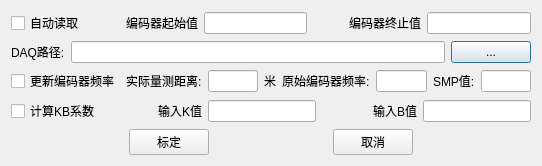
<?xml version="1.0" encoding="UTF-8"?>
<ui version="4.0">
 <class>XrIRICalibraDmiDialog</class>
 <widget class="QDialog" name="XrIRICalibraDmiDialog">
  <property name="geometry">
   <rect>
    <x>0</x>
    <y>0</y>
    <width>542</width>
    <height>160</height>
   </rect>
  </property>
  <property name="windowTitle">
   <string>标定里程编码器</string>
  </property>
  <layout class="QGridLayout" name="gridLayout">
   <item row="0" column="0">
    <layout class="QVBoxLayout" name="verticalLayout">
     <item>
      <layout class="QHBoxLayout" name="horizontalLayout_4">
       <item>
        <widget class="QCheckBox" name="checkBox_read_from_file">
         <property name="text">
          <string>自动读取</string>
         </property>
        </widget>
       </item>
       <item>
        <spacer name="horizontalSpacer_2">
         <property name="orientation">
          <enum>Qt::Horizontal</enum>
         </property>
         <property name="sizeHint" stdset="0">
          <size>
           <width>40</width>
           <height>20</height>
          </size>
         </property>
        </spacer>
       </item>
       <item>
        <widget class="QLabel" name="label">
         <property name="text">
          <string>编码器起始值</string>
         </property>
        </widget>
       </item>
       <item>
        <widget class="QLineEdit" name="lineEdit_start_dmi"/>
       </item>
       <item>
        <spacer name="horizontalSpacer_3">
         <property name="orientation">
          <enum>Qt::Horizontal</enum>
         </property>
         <property name="sizeHint" stdset="0">
          <size>
           <width>40</width>
           <height>20</height>
          </size>
         </property>
        </spacer>
       </item>
       <item>
        <widget class="QLabel" name="label_2">
         <property name="text">
          <string>编码器终止值</string>
         </property>
        </widget>
       </item>
       <item>
        <widget class="QLineEdit" name="lineEdit_end_dmi"/>
       </item>
      </layout>
     </item>
     <item>
      <layout class="QHBoxLayout" name="horizontalLayout_5">
       <item>
        <widget class="QLabel" name="label_3">
         <property name="text">
          <string>DAQ路径:</string>
         </property>
        </widget>
       </item>
       <item>
        <widget class="QLineEdit" name="lineEdit_daq_path"/>
       </item>
       <item>
        <widget class="QPushButton" name="pushButton_find_daq_path">
         <property name="text">
          <string>...</string>
         </property>
        </widget>
       </item>
      </layout>
     </item>
     <item>
      <layout class="QHBoxLayout" name="horizontalLayout_3">
       <item>
        <widget class="QCheckBox" name="checkBox_need_update_dmi">
         <property name="text">
          <string>更新编码器频率</string>
         </property>
        </widget>
       </item>
       <item>
        <widget class="QLabel" name="label_4">
         <property name="text">
          <string>实际量测距离:</string>
         </property>
        </widget>
       </item>
       <item>
        <widget class="QLineEdit" name="lineEdit_true_mile"/>
       </item>
       <item>
        <widget class="QLabel" name="label_6">
         <property name="text">
          <string>米</string>
         </property>
        </widget>
       </item>
       <item>
        <spacer name="horizontalSpacer">
         <property name="orientation">
          <enum>Qt::Horizontal</enum>
         </property>
         <property name="sizeHint" stdset="0">
          <size>
           <width>40</width>
           <height>20</height>
          </size>
         </property>
        </spacer>
       </item>
       <item>
        <widget class="QLabel" name="label_5">
         <property name="text">
          <string>原始编码器频率:</string>
         </property>
        </widget>
       </item>
       <item>
        <widget class="QLineEdit" name="lineEdit_orient_dmi_hz"/>
       </item>
       <item>
        <spacer name="horizontalSpacer_9">
         <property name="orientation">
          <enum>Qt::Horizontal</enum>
         </property>
         <property name="sizeHint" stdset="0">
          <size>
           <width>40</width>
           <height>20</height>
          </size>
         </property>
        </spacer>
       </item>
       <item>
        <widget class="QLabel" name="label_9">
         <property name="text">
          <string>SMP值:</string>
         </property>
        </widget>
       </item>
       <item>
        <widget class="QLineEdit" name="lineEdit_SMP_value"/>
       </item>
      </layout>
     </item>
     <item>
      <layout class="QHBoxLayout" name="horizontalLayout">
       <item>
        <widget class="QCheckBox" name="checkBox_need_kb">
         <property name="text">
          <string>计算KB系数</string>
         </property>
        </widget>
       </item>
       <item>
        <spacer name="horizontalSpacer_4">
         <property name="orientation">
          <enum>Qt::Horizontal</enum>
         </property>
         <property name="sizeHint" stdset="0">
          <size>
           <width>40</width>
           <height>20</height>
          </size>
         </property>
        </spacer>
       </item>
       <item>
        <widget class="QLabel" name="label_7">
         <property name="text">
          <string>输入K值</string>
         </property>
        </widget>
       </item>
       <item>
        <widget class="QLineEdit" name="lineEdit_cali_k"/>
       </item>
       <item>
        <spacer name="horizontalSpacer_5">
         <property name="orientation">
          <enum>Qt::Horizontal</enum>
         </property>
         <property name="sizeHint" stdset="0">
          <size>
           <width>40</width>
           <height>20</height>
          </size>
         </property>
        </spacer>
       </item>
       <item>
        <widget class="QLabel" name="label_8">
         <property name="text">
          <string>输入B值</string>
         </property>
        </widget>
       </item>
       <item>
        <widget class="QLineEdit" name="lineEdit_cali_b"/>
       </item>
      </layout>
     </item>
     <item>
      <layout class="QHBoxLayout" name="horizontalLayout_2">
       <item>
        <spacer name="horizontalSpacer_6">
         <property name="orientation">
          <enum>Qt::Horizontal</enum>
         </property>
         <property name="sizeHint" stdset="0">
          <size>
           <width>40</width>
           <height>20</height>
          </size>
         </property>
        </spacer>
       </item>
       <item>
        <widget class="QPushButton" name="pushButton_calc">
         <property name="text">
          <string>标定</string>
         </property>
        </widget>
       </item>
       <item>
        <spacer name="horizontalSpacer_7">
         <property name="orientation">
          <enum>Qt::Horizontal</enum>
         </property>
         <property name="sizeHint" stdset="0">
          <size>
           <width>40</width>
           <height>20</height>
          </size>
         </property>
        </spacer>
       </item>
       <item>
        <widget class="QPushButton" name="pushButton_cancel">
         <property name="text">
          <string>取消</string>
         </property>
        </widget>
       </item>
       <item>
        <spacer name="horizontalSpacer_8">
         <property name="orientation">
          <enum>Qt::Horizontal</enum>
         </property>
         <property name="sizeHint" stdset="0">
          <size>
           <width>40</width>
           <height>20</height>
          </size>
         </property>
        </spacer>
       </item>
      </layout>
     </item>
    </layout>
   </item>
  </layout>
 </widget>
 <layoutdefault spacing="6" margin="11"/>
 <resources/>
 <connections/>
</ui>
